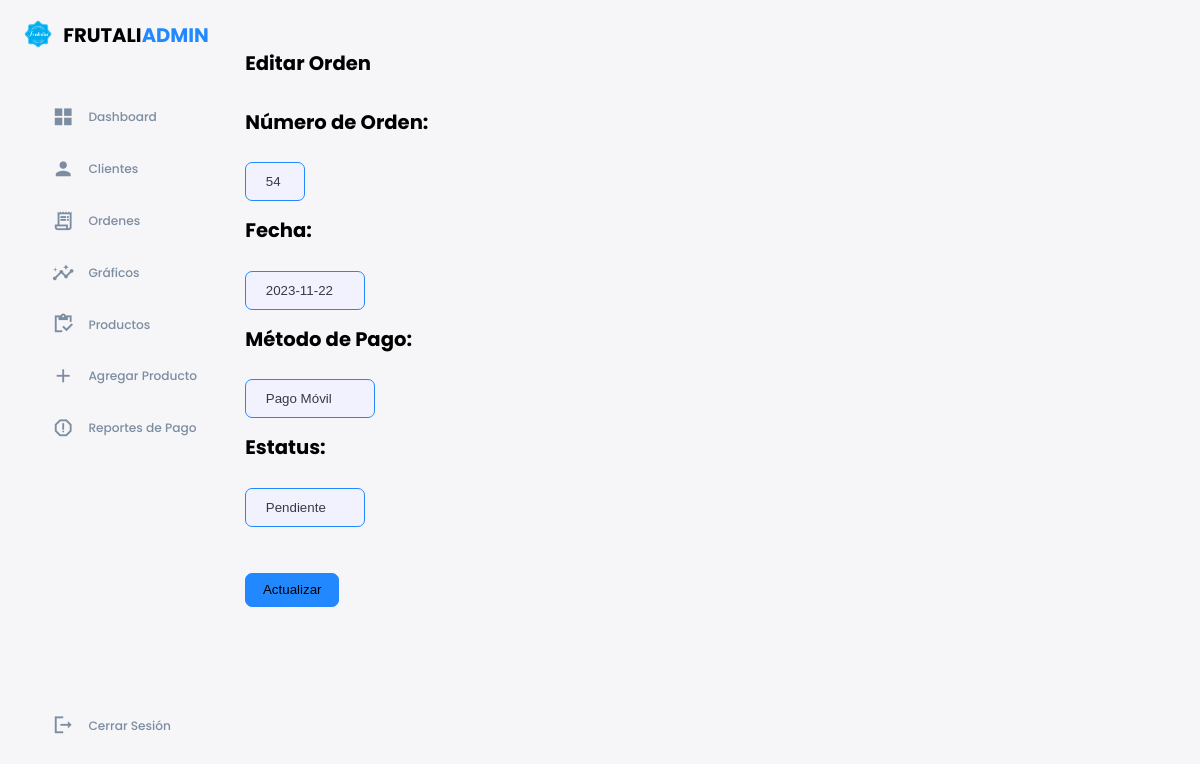
Screenshot of /admin/editar-orden.php?id=54 with the database file from the repository.
### tables this page shows
CREATE TABLE `ordenes` (
  `id` int(11) NOT NULL,
  `cantidad` int(11) DEFAULT NULL,
  `total` decimal(10,2) DEFAULT NULL,
  `estatus_id` int(11) UNSIGNED DEFAULT NULL,
  `usuario_id` int(11) UNSIGNED DEFAULT NULL,
  `metodo_pago` varchar(20) NOT NULL,
  `direccion` varchar(50) NOT NULL,
  `telefono` varchar(15) NOT NULL,
  `created_at` date NOT NULL DEFAULT current_timestamp()
);

CREATE TABLE `estatus` (
  `id` int(11) UNSIGNED NOT NULL,
  `nombre` varchar(20) NOT NULL
);

### admin/editar-orden.php (the view, shortened to what this page needs)
<?php
require '../admin/config/database.php';
include '../admin/templates/header.php';
if(isset($_GET['id'])){
    $id = filter_var($_GET['id'], FILTER_SANITIZE_NUMBER_INT);
    $query = "SELECT * FROM ordenes WHERE id=$id";
    $result = mysqli_query($connection, $query);
    $orden = mysqli_fetch_assoc($result);
} else{
    header('location: ' . ROOT_URL . 'admin/');
    die();
}
$estatus_query = "SELECT * FROM estatus";
$estatus = mysqli_query($connection, $estatus_query);
?>
<main>
    <div class="recent-orders">
        <div class="form__section-container">
            <h2>Editar Orden</h2><br>
            <form action="actualizar-orden.php" method="POST">
                <h2 for="numero_orden">Número de Orden:</h2>
                <input style="max-width: 60px;" type="text" name="numero_orden" value="<?= $orden['id'] ?>">
                <h2 for="created_at">Fecha:</h2>
                <input style="max-width: 120px;" type="text" name="created_at" value="<?= $orden['created_at'] ?>">
                <h2 for="metodo_pago">Método de Pago:</h2>
                <input style="max-width: 130px;" type="text" name="metodo_pago" value="<?= $orden['metodo_pago'] ?>">
                <h2 for="estatus">Estatus:</h2>
                <select style="max-width: 120px;" name="estatus">
                    <?php while ($estado = mysqli_fetch_assoc($estatus)) : ?>
                        <option value="<?= $estado['id'] ?>" <?php if($estado['id'] == $orden['estatus_id']) echo 'selected'; ?>>
                            <?= $estado['nombre'] ?>
                        </option>
                    <?php endwhile ?>
                </select><br>
                <input type="submit" value="Actualizar" class="btn">
            </form>
        </div>
    </div>
</main>

### admin/style.css (style rules this page uses)
:root { --color-primary: #7380ec; --color-danger: #ff7782; --color-success: #41f1b6; --color-warning: #ffbb55; --color-white: #fff; --color-info-dark: #7d8da1; --color-info-light: #dce1eb; --color-dark: #363949; --color-light: rgba(132, 139, 200, 0.18); --color-primary-variant: #111e88; --color-dark-variant: #677483; --color-background: #f6f6f9; --azul-frutalia:#2288ff; --card-border-radius: 2rem; --border-radius-1: 0.4rem; --border-radius-2: 0.8rem; --border-radius-3: 1.2rem; --card-padding: 1.8rem; --padding-1: 1.2rem; --box-shadow: 0 2rem 3rem var(--color-light); }
* { margin: 0; padding: 0; outline: 0; appearance: none; border: 0; text-decoration: none; list-style: none; box-sizing: border-box; }
html { font-size: 14px; }
body { width: 100vw; height: 100vh; font-family: poppins, sans-serif; font-size: 0.9rem; background: var(--color-background); user-select: none; overflow-x: hidden; }
h2 { font-size: 1.4rem; }
main { margin-top: 1.4rem; }
main .recent-orders { margin-top: 2rem; }
main .recent-orders h2 { margin-bottom: 0.8rem; }

### admin/form.css (style rules this page uses)
:root { --color-primary: #7380ec; --color-primary-light: hsl(242, 91%, 69%, 18%); --color-primary-variant: #5854c7; --color-red: #da0f3f; --color-red-light: hsl(346, 87%, 46%, 15%); --color-green: #00c476; --color-green-light: hsl(156, 100%, 38%, 15%); --color-gray-900: #1e1e66; --color-gray-700: #2d2b7c; --color-gray-300: rgba(242, 242, 254, 0.3); --color-gray-200: rgba(242, 242, 254, 0.7); --color-white: #f2f2fe; --color-bg: #fff; --azul-frutalia:#2288ff; --transition: all 300ms ease; --container-width-lg: 74%; --container-width-md: 88%; --form-width: 60%; --card-border-radius-1: 0.3rem; --card-border-radius-2: 0.5rem; --card-border-radius-3: 0.8rem; --card-border-radius-4: 2rem; --card-border-radius-5: 5rem; }
.form__section-container { width: var(--form-width); }
form { display: flex; flex-direction: column; gap: 1rem; }
input, textarea, select { padding: 0.8rem 1.4rem; background: var(--color-white); border: solid 1px var(--azul-frutalia); border-radius: var(--card-border-radius-2); resize: none; color: var(--color-dark); }
.btn { display: inline-block; width: fit-content; padding: 0.6rem 1.2rem; background-color: var(--azul-frutalia); border-radius: var(--card-border-radius-2); cursor: pointer; transition: var(--transition); color: black; }

### rows the page displays
ordenes: numero_orden "54", created_at "2023-11-22", metodo_pago "Pago Móvil", estatus "Pendiente"
